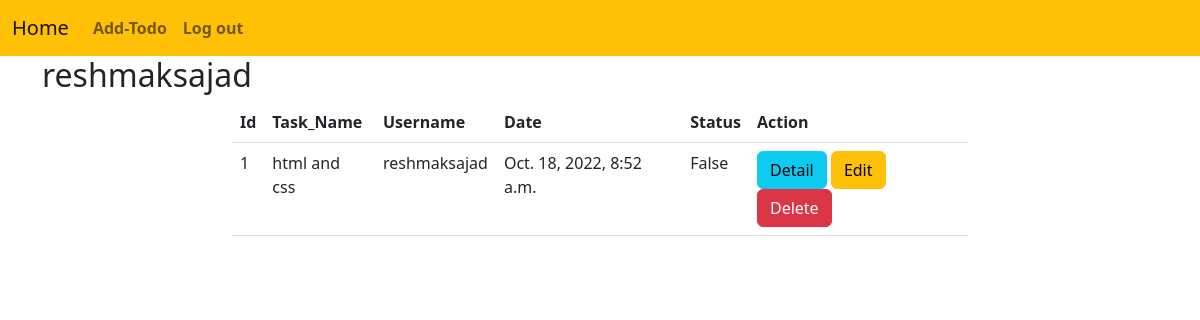
The app's page /todos/all (signed in), older data.
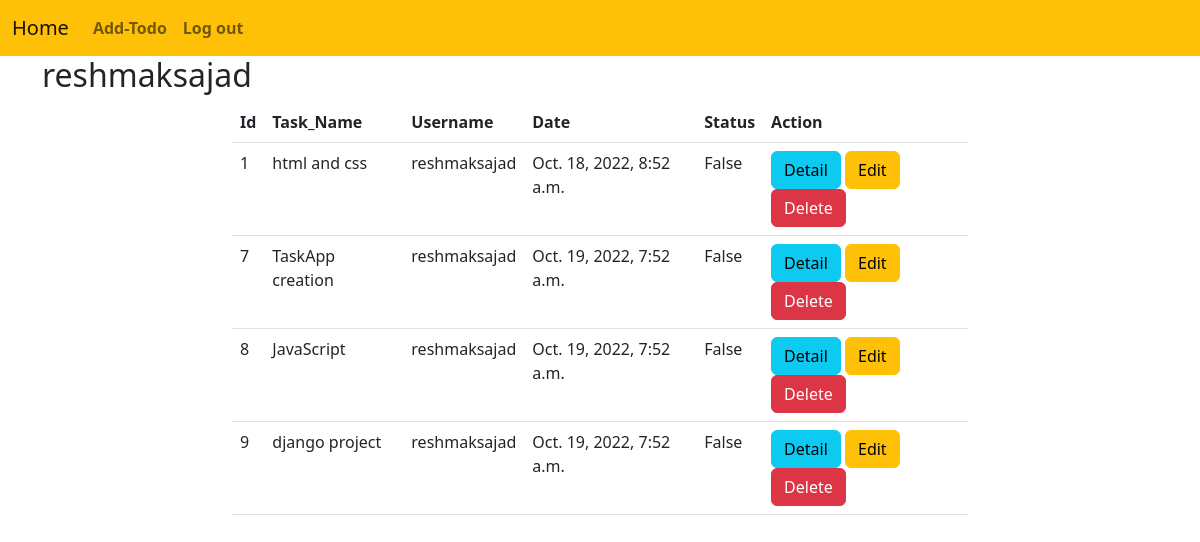
The same page, newer data.
### Task/models.py (models this page shows, shortened)
class Task(models.Model):
    task_name = models.CharField(max_length=200)
    user = models.ForeignKey(User,on_delete=models.CASCADE)
    created_date = models.DateTimeField(auto_now_add=True)
    status = models.BooleanField(default=False)

### Task/views.py (the view)
# urls.py: path("todos/all",Task_List_View.as_view(),name="todo-all"),
class Task_List_View(View):
    def get(self,request,*args,**kwargs):
        if request.user.is_authenticated:
            qs = Task.objects.filter(user=request.user)
            return render(request,"task-list.html",{"todos":qs})
        else:
            return redirect("signin")

### Task/templates/task-list.html
{%extends 'base.html'%}
{%block body_block%}
<div class="container">
    <h2>{{request.user}}</h2>
    <div class="row">
        <div class="col-2"></div>
        <div class="col-8">
            <table class="table">
                <tr>
                    <th>Id</th>
                    <th>Task_Name</th>
                    <th>Username</th>
                    <th>Date</th>
                    <th>Status</th>
                    <th>Action</th>
                </tr>
                {%for task in todos%}
                <tr>
                    <td>{{task.id}}</td>
                    <td>{{task.task_name}}</td>
                    <td>{{task.user}}</td>
                    <td>{{task.created_date}}</td>
                    <td>{{task.status}}</td>
                    <td>
                        <a href="{%url 'todo-detail' task.id%}" class="btn btn-info">Detail</a>
                        <a href="" class="btn btn-warning">Edit</a>
                        <a href="{%url 'todo-delete' task.id%}" class="btn btn-danger">Delete</a>
                    </td>
                </tr>
                {%endfor%}
            </table>
        </div>
        <div class="col-2"></div>
    </div>
</div>
{%endblock%}

### Task/templates/base.html (shortened to what this page needs)
<!DOCTYPE html>
<html lang="en">
<head>
  <link href="https://cdn.jsdelivr.net/npm/bootstrap@5.2.2/dist/css/bootstrap.min.css" rel="stylesheet"
>
</head>
<body>
  <nav class="navbar navbar-expand-lg bg-warning">
    <div class="container-fluid">
      <a class="navbar-brand" href="{%url 'todo-all'%}">Home</a>
      <div class="collapse navbar-collapse" id="navbarSupportedContent">
        <ul class="navbar-nav me-auto mb-2 mb-lg-0">
          <li class="nav-item fw-bold">
            <a class="nav-link" href="{%url 'todo-add'%}">Add-Todo</a>
          </li>
          <li class="nav-item fw-bold">
            <a class="nav-link" href="{%url 'signout'%}">Log out</a>
          </li>
        </ul>
      </div>
    </div>
  </nav>
  {%block body_block%}
  {%endblock%}
</body>
</html>

Row changes from the older to the newer data that the page shows:
added Task: id "7", task_name "TaskApp creation", user "reshmaksajad", created_date "Oct. 19, 2022, 7:52 a.m.", status "False"
added Task: id "8", task_name "JavaScript", user "reshmaksajad", created_date "Oct. 19, 2022, 7:52 a.m.", status "False"
added Task: id "9", task_name "django project", user "reshmaksajad", created_date "Oct. 19, 2022, 7:52 a.m.", status "False"
